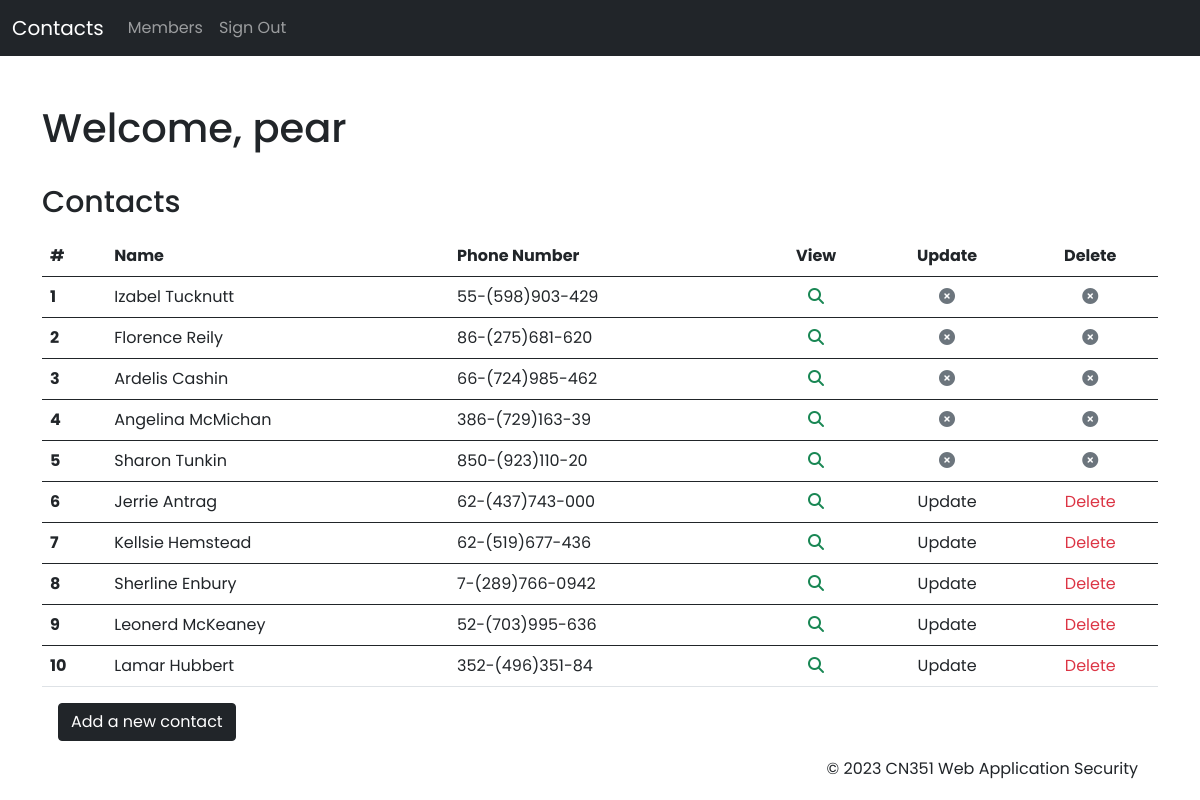
Screenshot of / (signed in) with the database file from the repository.
### database/models.py (models this page shows, shortened)
class Contact(models.Model):
    added_by = models.ForeignKey(
        User, on_delete=models.CASCADE, related_name='added_by')
    first_name = models.CharField(max_length=64)
    last_name = models.CharField(max_length=64)
    phone_number = models.CharField(max_length=15)

### database/views.py (the view)
# urls.py: path('', views.index, name='index'),
def index(request):
    contacts = Contact.objects.all()
    data = { 'contacts' : contacts }
    if not request.user.is_authenticated:
        return HttpResponseRedirect(reverse('login'))
    else:
        return render(request, 'index.html', data)

### templates/index.html
{% extends 'base.html' %}
{% load static %}
{% block body %}
<div class="container index mt-5">
  <h3>Welcome, {{ request.user.first_name }}</h3>
  <br>
  <h4>Contacts</h4>
  <div class="contact-table mt-3">
    <table class="table table-hover">
      <thead>
        <tr>
          <th scope="col">#</th>
          <th scope="col">Name</th>
          <th scope="col">Phone Number</th>
          <th scope="col" class="text-center">View</th>
          <th scope="col" class="text-center">Update</th>
          <th scope="col" class="text-center">Delete</th>
        </tr>
      </thead>
      {% for contact in contacts %}
      <tbody>
        <tr>
          <th scope="row">{{forloop.counter }}</th>
          <td>{{ contact.first_name }} {{ contact.last_name }}</td>
          <td>{{ contact.phone_number }}</td>
          <td class="text-center"><a href="{% url 'view_contact' id=contact.id %}"><i
                class="fa-solid fa-magnifying-glass text-success"></i></a></td>
          <td class="text-center">
            {% if contact.added_by == request.user %}
            <a href="{% url 'update_contact' id=contact.id %}" class="text-dark">Update</a>
            {% else %}
            {% if request.user.is_superuser %}
            <a href="{% url 'update_contact' id=contact.id %}" class="text-dark">Update</a>
            {% else %}
            <i class="fa-solid fa-circle-xmark text-secondary"></i>
            {% endif %}
            {% endif %}
          </td>
          <td class="text-center">
            {% if contact.added_by == request.user %}
            <a href="{% url 'delete_contact' id=contact.id %}" onclick="return confirm('Are you sure?')"
              class="text-danger">Delete</a>
            {% else %}
            {% if request.user.is_superuser %}
            <a href="{% url 'delete_contact' id=contact.id %}" onclick="return confirm('Are you sure?')"
              class="text-danger">Delete</a>
            {% else %}
            <i class="fa-solid fa-circle-xmark text-secondary">
            {% endif %}
            {% endif %}
          </td>
        </tr>
      </tbody>
      {% endfor %}
    </table>
  </div>
  <div class="actions-btn mt-2 mb-3">
    <button type="" class="btn btn-dark me-3"><a href="{% url 'create_contact' %}">Add a new contact</a></button>
  </div>
  {% endblock %}

### static/css/style.css (style rules this page uses)
* { margin: 0; padding: 0; font-family: 'Poppins', Arial, sans-serif; }
h3 { font-size: 40px; }
h4 { font-size: 30px; }
a { text-decoration: none; color: white; }
button { margin-left: 1rem; }

### rows the page displays
Contact: first_name "Izabel", last_name "Tucknutt", phone_number "55-(598)903-429"
Contact: first_name "Florence", last_name "Reily", phone_number "86-(275)681-620"
Contact: first_name "Ardelis", last_name "Cashin", phone_number "66-(724)985-462"
Contact: first_name "Angelina", last_name "McMichan", phone_number "386-(729)163-39"
Contact: first_name "Sharon", last_name "Tunkin", phone_number "850-(923)110-20"
Contact: first_name "Jerrie", last_name "Antrag", phone_number "62-(437)743-000", shows "Update", shows "Delete"
Contact: first_name "Kellsie", last_name "Hemstead", phone_number "62-(519)677-436", shows "Update", shows "Delete"
Contact: first_name "Sherline", last_name "Enbury", phone_number "7-(289)766-0942", shows "Update", shows "Delete"
Contact: first_name "Leonerd", last_name "McKeaney", phone_number "52-(703)995-636", shows "Update", shows "Delete"
Contact: first_name "Lamar", last_name "Hubbert", phone_number "352-(496)351-84", shows "Update", shows "Delete"

### other values shown
{{ request.user.first_name }} "pear"
